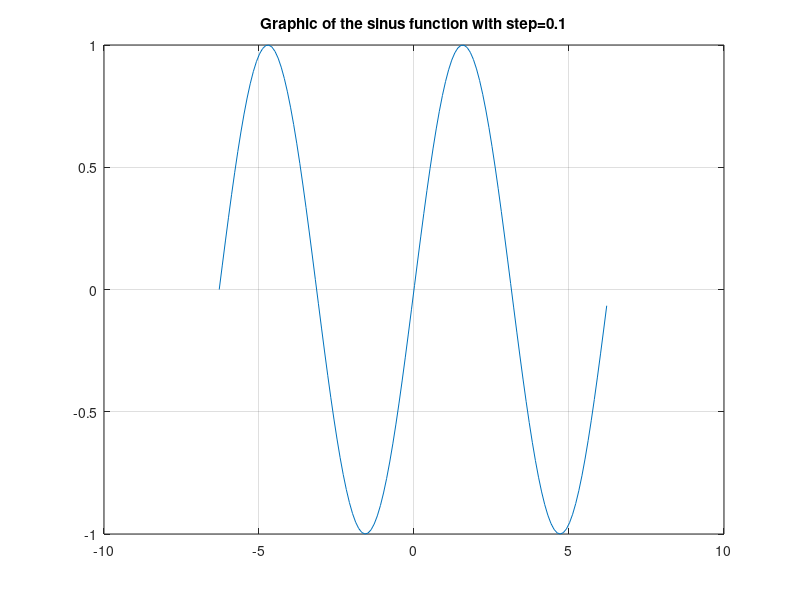

Source code (MATLAB):
function test5_1_10
%this is the example 5.1.10 from MATLAB book
%it computes the sinus function with step=0.1
a=-2*pi;
b=2*pi;
c=0.1;
n=a:c:b;
k=max(size(n));
for i=1:k
    x(i)=sin(n(i));
end
plot(n,x);
grid;
title('Graphic of the sinus function with step=0.1');